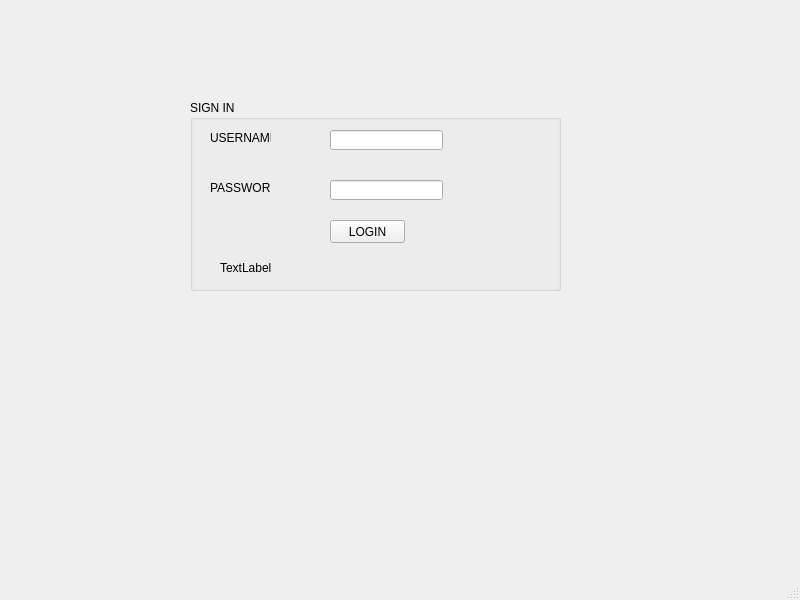
<?xml version="1.0" encoding="UTF-8"?>
<ui version="4.0">
 <class>MainWindow</class>
 <widget class="QMainWindow" name="MainWindow">
  <property name="geometry">
   <rect>
    <x>0</x>
    <y>0</y>
    <width>800</width>
    <height>600</height>
   </rect>
  </property>
  <property name="windowTitle">
   <string>MainWindow</string>
  </property>
  <widget class="QWidget" name="centralwidget">
   <widget class="QGroupBox" name="groupBox">
    <property name="geometry">
     <rect>
      <x>190</x>
      <y>100</y>
      <width>371</width>
      <height>191</height>
     </rect>
    </property>
    <property name="title">
     <string>SIGN IN</string>
    </property>
    <widget class="QLabel" name="label">
     <property name="geometry">
      <rect>
       <x>20</x>
       <y>30</y>
       <width>61</width>
       <height>16</height>
      </rect>
     </property>
     <property name="text">
      <string>USERNAME</string>
     </property>
    </widget>
    <widget class="QLabel" name="label_2">
     <property name="geometry">
      <rect>
       <x>20</x>
       <y>80</y>
       <width>61</width>
       <height>16</height>
      </rect>
     </property>
     <property name="text">
      <string>PASSWORD</string>
     </property>
    </widget>
    <widget class="QLineEdit" name="lineEdit">
     <property name="geometry">
      <rect>
       <x>140</x>
       <y>30</y>
       <width>113</width>
       <height>20</height>
      </rect>
     </property>
    </widget>
    <widget class="QLineEdit" name="lineEdit_2">
     <property name="geometry">
      <rect>
       <x>140</x>
       <y>80</y>
       <width>113</width>
       <height>20</height>
      </rect>
     </property>
     <property name="echoMode">
      <enum>QLineEdit::Password</enum>
     </property>
    </widget>
    <widget class="QPushButton" name="pushButton">
     <property name="geometry">
      <rect>
       <x>140</x>
       <y>120</y>
       <width>75</width>
       <height>23</height>
      </rect>
     </property>
     <property name="text">
      <string>LOGIN</string>
     </property>
    </widget>
    <widget class="QLabel" name="label_3">
     <property name="geometry">
      <rect>
       <x>30</x>
       <y>160</y>
       <width>291</width>
       <height>16</height>
      </rect>
     </property>
     <property name="text">
      <string>TextLabel</string>
     </property>
    </widget>
   </widget>
  </widget>
  <widget class="QMenuBar" name="menubar">
   <property name="geometry">
    <rect>
     <x>0</x>
     <y>0</y>
     <width>800</width>
     <height>21</height>
    </rect>
   </property>
  </widget>
  <widget class="QStatusBar" name="statusbar"/>
 </widget>
 <resources/>
 <connections/>
</ui>
